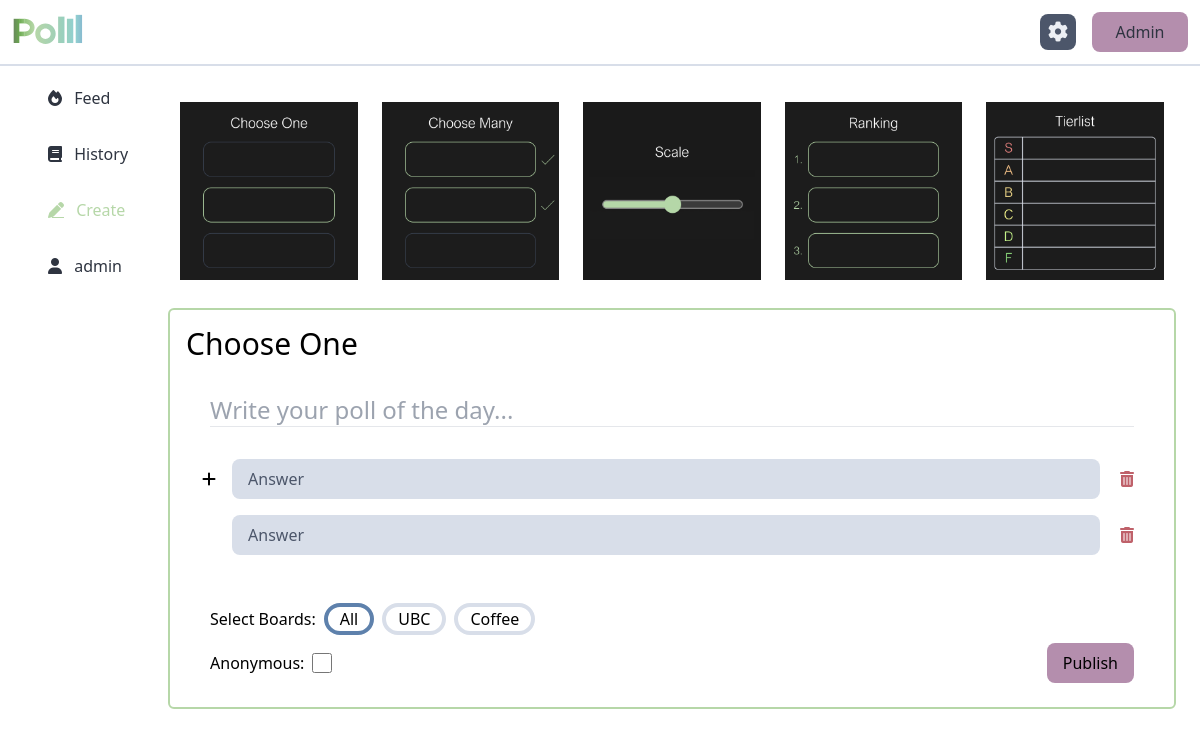
Page /create (signed in) on the committed database.
### tables this page shows
CREATE TABLE user (
	id INTEGER PRIMARY KEY, 
	username TEXT NOT NULL, 
	email TEXT UNIQUE NOT NULL, 
	account_created DATETIME NOT NULL, 
	last_online DATETIME NOT NULL, 
  last_poll_created DATETIME,
  next_poll_allowed DATETIME
);

CREATE TABLE board (
  id INTEGER PRIMARY KEY,
  name TEXT NOT NULL
);

### polll/home.py (the view)
@home.route("/create")
@requires_auth
def create():
    db = get_db()
    cur = db.cursor()
    query = """
    SELECT *
    FROM user
    WHERE email=?
    """
    user = cur.execute(query, (session["user"]["email"],)).fetchone()
    cooldown = on_cooldown(user)
    query = "SELECT * FROM board"
    boards = [dict(b) for b in cur.execute(query).fetchall()]
    session["admin"] = False
    session["tab"] = "create"
    session["on_cooldown"] = cooldown
    return render_template("home/create.html", session=session, boards=boards)

### polll/auth.py (called while the page is built)
def requires_auth(f):
    @wraps(f)
    def decorated(*args, **kwargs):
        if not session["user"]:
            return redirect(url_for('home.index'))
        return f(*args, **kwargs)
    return decorated

### polll/db.py (called while the page is built)
def get_db():
    if "db" not in g:
        g.db = sqlite3.connect(
            current_app.config["DATABASE"],
            detect_types=sqlite3.PARSE_DECLTYPES
        )
        g.db.row_factory = sqlite3.Row
    return g.db

### polll/utils.py (called while the page is built)
def on_cooldown(user_dict):
    next_poll_allowed = user_dict["next_poll_allowed"]
    if next_poll_allowed:
        next_poll_time = datetime.strptime(
            next_poll_allowed,
            '%Y-%m-%d %H:%M:%S'
        )
        return datetime.utcnow() < next_poll_time
    return False

### polll/templates/home/create.html
{% extends "home/home.html" %}
{% block home_content %}
  <div class="rounded-lg overflow-hidden" id="create-card">
    {% include "home/create-card.html" %}
  </div>
{% endblock %}

### polll/templates/home/home.html (shortened to what this page needs)
{% extends "base.html" %}
{% block body %}
<main id="main">
  <div class="w-screen h-screen flex flex-col dark:text-nord-4 dark:bg-gradient-to-t dark:from-grad-start dark:to-grad-end">
    {% include "navbar.html" %}
    <div class="flex overflow-hidden flex-row grow md:pt-4">
      <div class="hidden p-2 md:flex md:justify-center md:px-8 select-none">
          <div class="flex flex-col overflow-hidden items-start h-full min-w-max">
            {{ macs.buttons() }}
          </div>
      </div>
      <div id="home-content" class="w-full overflow-auto  p-2 no-scrollbar select-none">
        {% block home_content %}{% endblock %}
      </div>
    </div>
</main>
{% endblock %}

### polll/templates/base.html (shortened to what this page needs)
<!doctype html>
<head>
  <link href="{{ url_for('static', filename='output.css') }}" rel="stylesheet" />
  <link href="https://cdn.jsdelivr.net/npm/apexcharts@4.3.0/dist/apexcharts.min.css" rel="stylesheet">
  {% import 'macros.jinja' as macs %}
</head>
<html class="overflow-hidden overscroll-none">
  <body hx-boost="true" onload="add_notification_listener()">
    {% block body %}
    {% endblock %}
  </body>
</html>

### polll/templates/macros.jinja
{% macro buttons(showIcons=true, feed="visible", history="visible", create="visible", myPolls="visible") %}
<a class="{{feed}} text-nord-0 dark:text-polll-blue h-10 flex justify-center items-center pt-2 pb-6 md:pb-12 font-light" href="{{ url_for('home.feed') }}">
    <span class="{% if session.tab == 'feed' %} text-polll-green {% endif %}">
        <i class="ml-2 text-xl md:text-base fa-solid fa-fire px-2"></i>
        {% if showIcons %} Feed {% endif %}
    </span>
</a>
<a class="{{history}} text-nord-0 dark:text-polll-blue h-10 flex justify-center items-center pt-2 pb-6 md:pb-12 font-light" href="{{ url_for('home.history') }}">
    <span class="{% if session.tab == 'history' %} text-polll-green {% endif %}">
        <i class="ml-2 text-xl md:text-base fa-solid fa-book px-2"></i>
        {% if showIcons %} History {% endif %}
    </span>
</a>
<a class="{{create}} text-nord-0 dark:text-polll-blue h-10 flex justify-center items-center pt-2 pb-6 md:pb-12 font-light" href="{{ url_for('home.create') }}">
    <span class="{% if session.tab == 'create' %} text-polll-green {% endif %}">
        <i class="ml-2 text-xl md:text-base fa-solid fa-pen underline px-2"></i>
        {% if showIcons %} Create {% endif %}
    </span>
</a>
<a class="{{myPolls}} text-nord-0 dark:text-polll-blue h-10 flex justify-center items-center pt-2 pb-6 md:pb-12 font-light" href="{{ url_for('home.mypolls') }}">
    <span class="{% if session.tab == 'mypolls' %} text-polll-green {% endif %}">
        <i class="ml-2 text-xl md:text-base fa-solid fa-user px-2"></i>
        {% if showIcons %} {{session.user.username}} {% endif %}
    </span>
</a>
{% endmacro %}

### polll/templates/navbar.html
<div class="w-100% flex space-x-4 items-center border-b-2 border-nord-4 dark:border-nord-3 dark:bg-neutral-900 p-3 select-none">
  <a href="/">
    <img
      id="logo-icon-home"
      class="h-9"
      src="{{ url_for('static', filename='assets/logo-name-dark.svg') }}"
    />
  </a>
  {% if not session.admin %}
    <button
      class="!ml-auto bg-nord-3 text-nord-6 dark:bg-nord-4 dark:text-nord-0 rounded-lg w-9 h-9 flex justify-center items-center"
      hx-get="{{ url_for('home.open_settings') }}"
      hx-target="#settings"
      hx-swap="innerHTML"
      hx-on::after-request="open_settings();"
    >
      <i id="settings-icon" class="fas fa-gear text-xl cursor-pointer"></i>
    </button>
  {% endif %}
  {% if session.user.email == "admin@polll.org" %}
    {% if session.admin %}
      <a class="!ml-auto bg-nord-15 text-nord-0 rounded-lg w-24 h-10 flex justify-center items-center" href="{{ url_for('home.feed') }}">
        Home
      </a>
    {% else %}
      <a class="bg-nord-15 text-nord-0 rounded-lg w-24 h-10 flex justify-center items-center" href="{{ url_for('admin.users') }}">
        Admin
      </a>
    {% endif %}
  {% endif %}
</div>

### polll/templates/home/create-card.html (shortened to what this page needs)
{% if not session.on_cooldown %}
<div class="flex flex-col h-full space-y-4 pr-4 pb-2">
  <div class="flex flex-row justify">
    <label class="p-2 rounded-md dark:border-4 border-polll-blue m-1 has-[:checked]:border-polll-green" title="Choose One">
      <img class="min-w-10" src="../../static/assets/choose-one.png"/>
    </label>
    <label class="p-2 rounded-md dark:border-4 border-polll-blue m-1 has-[:checked]:border-polll-green" title="Choose Many">
      <img class="min-w-10" src="../../static/assets/choose-many.png"/>
    </label>
    <label class="p-2 rounded-md dark:border-4 border-polll-blue m-1 has-[:checked]:border-polll-green" title="Scale">
      <img class="min-w-10" src="../../static/assets/scale.png"/>
    </label>
    <label class="p-2 rounded-md dark:border-4 border-polll-blue m-1 has-[:checked]:border-polll-green" title="Ranking">
      <img class="min-w-10" src="../../static/assets/ranking.png"/>
    </label>
    <label class="p-2 rounded-md dark:border-4 border-polll-blue m-1 has-[:checked]:border-polll-green" title="Tier List">
      <img class="min-w-10" src="../../static/assets/tier-list.png"/>
    </label>
  </div>
  <div class="flex flex-col h-fit grow border-2 border-polll-green rounded-md">
    <div id="question-lbl" class="px-4 pt-4 text-3xl">
      Choose One
    </div>
    <div class="px-10 pt-8 text-2xl">
      <input class="poll-create bg-transparent dark:text-white w-11/12 focus:outline-none font-light"
        autocomplete="off"
        name="poll_question"
        placeholder="Write your poll of the day..."
      />
      <hr>
    </div>
    <div class="grow p-8">
      <div id="multiple-ans" class="flex flex-col justify-center">
        <div id="ans-types" class="unhidden">
          <div id="answer-editor" class="flex flex-row">
            <button id="answer-add"
              class="h-10 cursor-default"
              hx-get="{{ url_for('home.create_answer') }}"
              hx-swap="beforeend"
              hx-target="#answer-list"
            >
              <i class="fa fa-plus"></i>
            </button>
            <div id="answer-list" class="flex flex-col grow">
              {% include "home/create-answer.html" %}
              {% include "home/create-answer.html" %}
            </div>
          </div>
        </div>
      </div>
    </div>
    <div class="flex flex-row items-center mt-auto px-10 pb-2">
      <span class="mr-2">Select Boards:</span>
      {% for board in boards %}
        <label class="rounded-2xl px-3 mr-2 h-8 border-4 border-nord-4 hover:dark:bg-nord-0 has-[:checked]:border-nord-10 {% if board.name == 'All' %}border-nord-10{% endif %}">
          {{ board.name }}
        </label>
      {% endfor %}
    </div>
    <div class="flex flex-row items-center px-10 pb-6">
      <span class="mr-2 font-light">Anonymous:</span>
      <input class="poll-create w-5 h-5" name="poll_anonymous" type="checkbox">
      <button class="rounded-lg bg-nord-15 text-black py-2 px-4 ml-auto"
        hx-get="{{ url_for('home.create_poll') }}"
        hx-target="#create-card"
        hx-swap="innerHTML"
        hx-include=".poll-create"
        hx-confirm="Once you create a poll, you won't be able to change it. Continue?"
      >
        <p class="font-light">Publish</p>
      </button>
    </div>
  </div>
</div>
{% endif %}
</div>

### polll/templates/home/create-answer.html
<div class="flex flex-row space-x-3 grow pl-4 pb-4 cursor-default">
  <input class="poll-create grow h-10 font-light rounded-lg py-2 px-4 bg-nord-4 text-nord-0 dark:bg-nord-0 dark:text-nord-6 hover:border-2 hover:border-nord-0 hover:dark:border-nord-4 placeholder:text-nord-3 placeholder:dark:text-nord-4"
    placeholder="Answer"
    name="poll_answer"
    autocomplete="off"
    autofocus
  />
  <button
    id="remove-ans-btn"
    class="px-2 cursor-default"
    onclick="remove_poll_answer(this)"
  >
    <i class="fa fa-trash text-nord-11"></i>
  </button>
</div>

### rows in the picture
user: user.username "admin"
board: name "All"
board: name "UBC"
board: name "Coffee"
